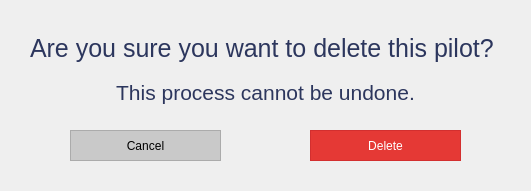
<?xml version="1.0" encoding="UTF-8"?>
<ui version="4.0">
 <class>Dialog</class>
 <widget class="QDialog" name="Dialog">
  <property name="sizePolicy">
   <sizepolicy hsizetype="Preferred" vsizetype="Ignored">
    <horstretch>0</horstretch>
    <verstretch>0</verstretch>
   </sizepolicy>
  </property>
  <property name="minimumSize">
   <size>
    <width>531</width>
    <height>191</height>
   </size>
  </property>
  <property name="maximumSize">
   <size>
    <width>531</width>
    <height>191</height>
   </size>
  </property>
  <property name="windowTitle">
   <string>Delete Pilot</string>
  </property>
  <property name="windowIcon">
   <iconset>
    <normaloff>../../Resources/logo_svg.svg</normaloff>../../Resources/logo_svg.svg</iconset>
  </property>
  <widget class="QPushButton" name="btn_cancel">
   <property name="geometry">
    <rect>
     <x>70</x>
     <y>130</y>
     <width>151</width>
     <height>31</height>
    </rect>
   </property>
   <property name="styleSheet">
    <string notr="true">QPushButton {
color: rgb(0, 0, 0);
background-color: rgb(201, 201, 201);
border: 1.2px solid #ABABAB;
outline: none;}

QPushButton:hover{
color: rgb(255, 255, 255);
background-color: rgb(171, 171, 171);
outline: none;
border: none;
}

QPushButton:pressed{
color: rgb(255, 255, 255);
background-color: rgb(129, 129, 129);
outline: none;
border: none;
}


</string>
   </property>
   <property name="text">
    <string>Cancel</string>
   </property>
  </widget>
  <widget class="QPushButton" name="btn_delete">
   <property name="geometry">
    <rect>
     <x>310</x>
     <y>130</y>
     <width>151</width>
     <height>31</height>
    </rect>
   </property>
   <property name="styleSheet">
    <string notr="true">QPushButton {
color: rgb(255, 255, 255);
background-color: #E53935;
border: 1.2px solid #D32F2F;
outline: none;}

QPushButton:hover{
background-color: #D32F2F;
outline: none;
border: none;
}

QPushButton:pressed{
    background-color: #C62828;
outline: none;
border: none;
}</string>
   </property>
   <property name="text">
    <string>Delete</string>
   </property>
  </widget>
  <widget class="QWidget" name="layoutWidget">
   <property name="geometry">
    <rect>
     <x>30</x>
     <y>30</y>
     <width>471</width>
     <height>81</height>
    </rect>
   </property>
   <layout class="QVBoxLayout" name="verticalLayout">
    <item>
     <widget class="QLabel" name="label">
      <property name="font">
       <font>
        <family>Helvetica</family>
        <pointsize>19</pointsize>
       </font>
      </property>
      <property name="text">
       <string>&lt;html&gt;&lt;head/&gt;&lt;body&gt;&lt;p&gt;&lt;span style=&quot; color:#2c365d;&quot;&gt;Are you sure you want to delete this pilot?&lt;/span&gt;&lt;/p&gt;&lt;/body&gt;&lt;/html&gt;</string>
      </property>
     </widget>
    </item>
    <item>
     <widget class="QLabel" name="label_2">
      <property name="font">
       <font>
        <family>Helvetica</family>
        <pointsize>16</pointsize>
       </font>
      </property>
      <property name="text">
       <string>&lt;html&gt;&lt;head/&gt;&lt;body&gt;&lt;p&gt;&lt;span style=&quot; color:#2c365d;&quot;&gt;This process cannot be undone.&lt;/span&gt;&lt;/p&gt;&lt;/body&gt;&lt;/html&gt;</string>
      </property>
      <property name="alignment">
       <set>Qt::AlignCenter</set>
      </property>
     </widget>
    </item>
   </layout>
  </widget>
 </widget>
 <resources/>
 <connections/>
</ui>
